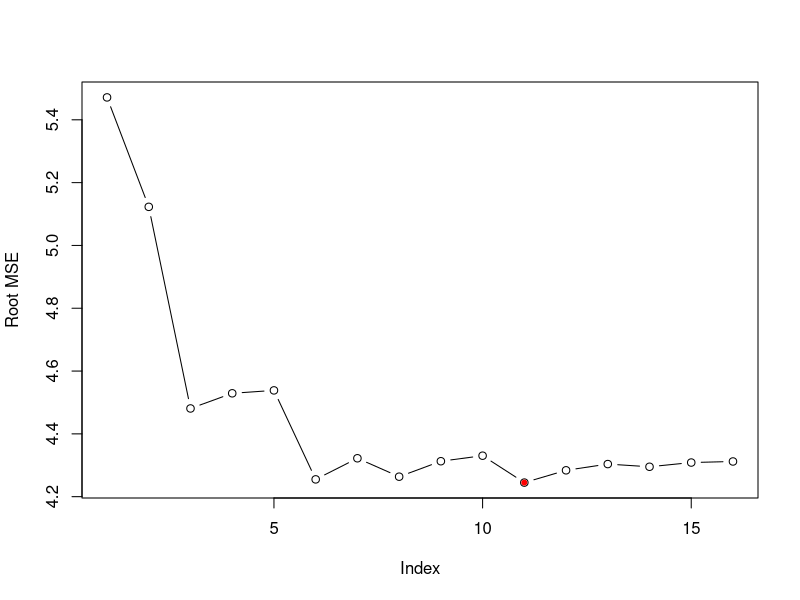
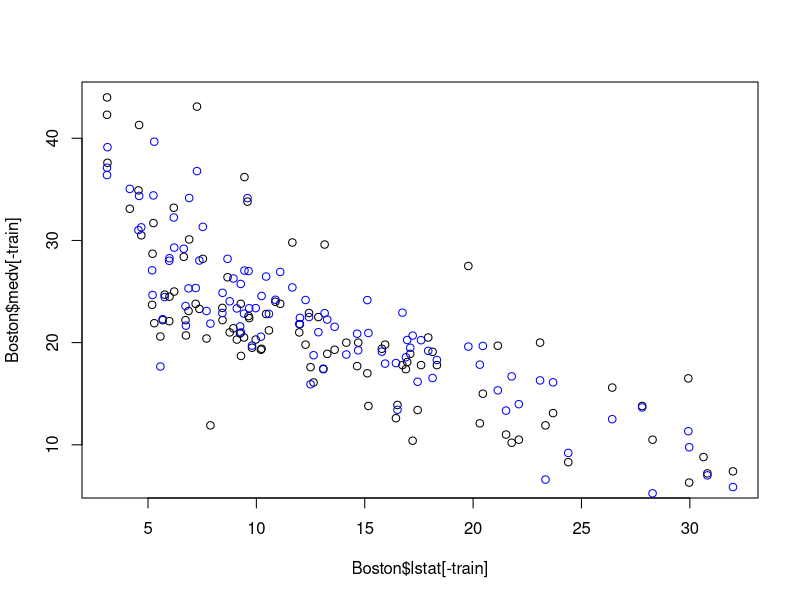
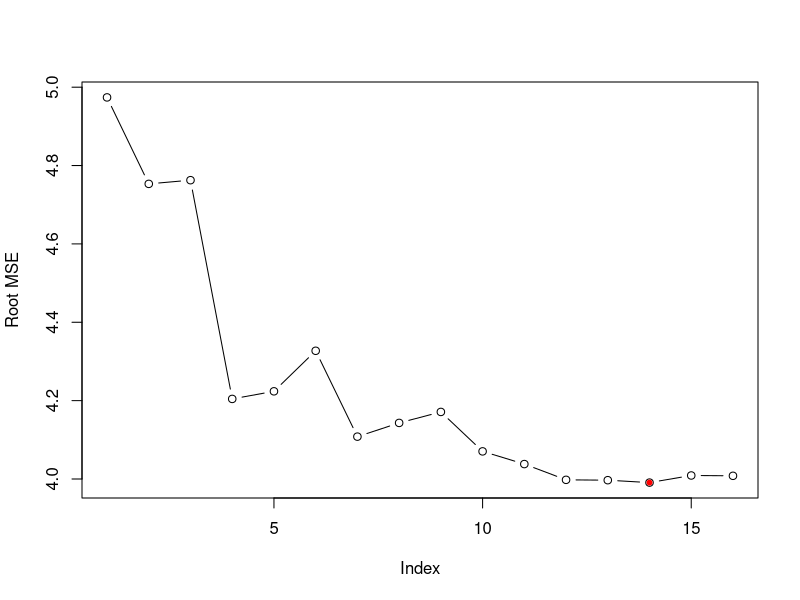
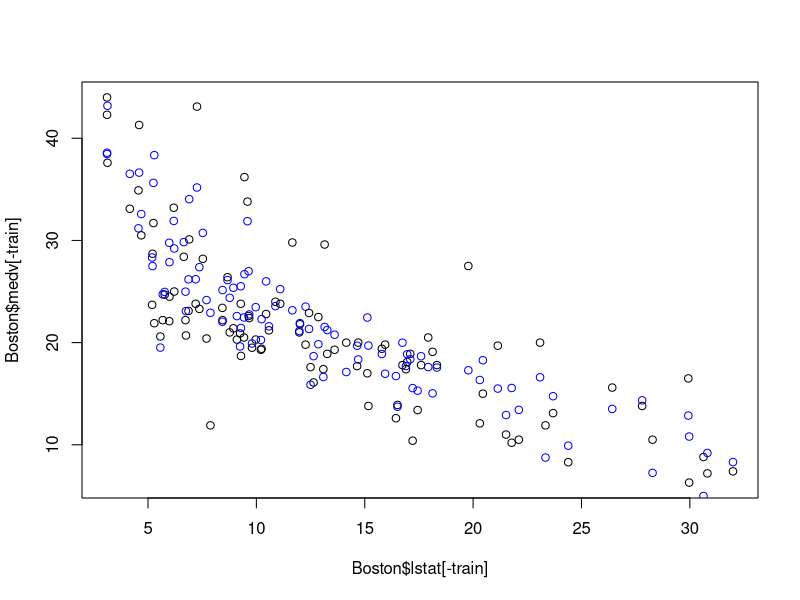

Recreate these plots in R, in order.
## ---- chunk 1
# Load packages into R:
library(data.table)
library(ggplot2)
library(corrplot)
library(leaps)
## ---- chunk 2
Boston=fread("data/Boston.csv")             # load the data into R
Boston[,location:=factor(location)]
Boston[,chas:=factor(chas)]

num_row=nrow(Boston)  # check the number of rows

# Random select the training set
set.seed(1) # set the rand seed to ensure replicability 

train_size=round(0.8*num_row,0)  # set the size of training set

# randomly select train_size=300 numbers from the sequence of 1 to nrow(Boston)=506
train=sample(1:num_row, train_size, replace=FALSE)

# the training set: Boston[train]
head(Boston[train])

# the test set: Boston[-train]
head(Boston[-train])
## ---- chunk 3
# find best subset based on training data
fwd_fit=regsubsets(medv~., data=Boston[train,], nvmax=18, method="forward")
fwd_fit_sum=summary(fwd_fit)
fwd_fit_sum
## ---- chunk 4
test_set=model.matrix(medv ~ .,data=Boston[-train,])  
head(test_set)
## ---- chunk 5
#Initialize the vector for saving the mse (mean square error) err over the test set:
test_set_mse=rep(NA,16)   

for(i in 1:16){
  
  coefi=coef(fwd_fit,id=i)
  
  # compute the out-of-sample prediction for model i
  pred=test_set[,names(coefi)]%*%coefi
  
  # compute the MSE for model i
  test_set_mse[i]=mean((Boston$medv[-train]-pred)^2)

}

## ---- chunk 6
test_set_rmse=sqrt(test_set_mse)

plot(test_set_rmse,ylab="Root MSE", type="b")

opt_id=which.min(test_set_rmse) 

points(opt_id,test_set_rmse[opt_id],pch=20,col="red")
## ---- chunk 7
# obtain the model parameter for the best model
coef(fwd_fit,id=opt_id)
## ---- chunk 8
coefi=coef(fwd_fit,id=opt_id)
opt_pred=test_set[,names(coefi)]%*%coefi

plot(Boston$lstat[-train], Boston$medv[-train])
points(Boston$lstat[-train], opt_pred,col="blue")

# Mean Absolute Error
mean(abs(Boston$medv[-train]-opt_pred))

# Mean Absolute Percent Error
mean(abs(Boston$medv[-train]-opt_pred)/Boston$medv[-train])
## ---- chunk 9
# pre-process the data to include log-transformation, polynoimal terms
formula=as.formula(medv~.-lstat+log(lstat))

# find best subset based on training data
fwd_fit=regsubsets(formula, data=Boston[train,], nvmax=18, method="forward")
fwd_fit_sum=summary(fwd_fit)
fwd_fit_sum

# Construct test set in the same format of training set:
test_set=model.matrix(formula, data=Boston[-train,])  
head(test_set)
## ---- chunk 10
#Initialize the vector for saving the mse (mean square error) err over the test set:
test_set_mse=rep(NA,16)   

for(i in 1:16){
  
  coefi=coef(fwd_fit,id=i)
  pred=test_set[,names(coefi)]%*%coefi
  test_set_mse[i]=mean((Boston$medv[-train]-pred)^2)

}

## ---- chunk 11
test_set_rmse=sqrt(test_set_mse)

plot(test_set_rmse,ylab="Root MSE", type="b")

opt_id=which.min(test_set_rmse) 

points(opt_id,test_set_rmse[opt_id],pch=20,col="red")
## ---- chunk 12
# obtain the model parameter for the best model
coefi=coef(fwd_fit,id=opt_id)

opt_pred=test_set[,names(coefi)]%*%coefi
  
plot(Boston$lstat[-train], Boston$medv[-train])
points(Boston$lstat[-train], opt_pred,col="blue")

# Mean Absolute Error
mean(abs(Boston$medv[-train]-opt_pred))

# Mean Absolute Percent Error
mean(abs(Boston$medv[-train]-opt_pred)/Boston$medv[-train])
